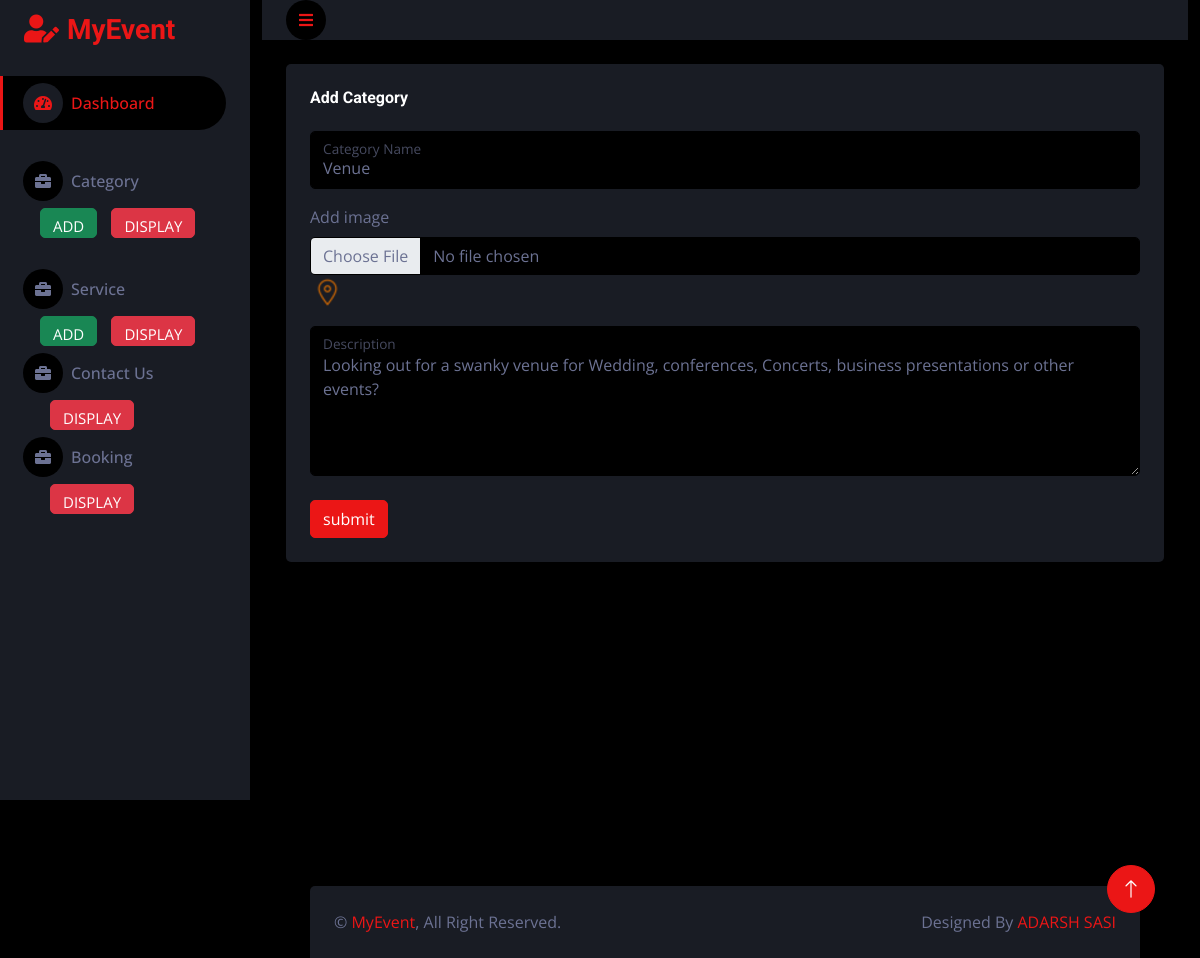
Screenshot of /adminapp/category_edit/1 with the database file from the repository.
### adminapp/models.py (models this page shows, shortened)
class Category(models.Model):
    name=models.CharField(max_length=50)
    description=models.TextField(max_length=500)
    logo=models.ImageField(upload_to="category_logo")

### adminapp/views.py (the view)
# urls.py: path('category_edit/<int:dataid>',views.category_edit,name="category_edit"),
def category_edit(req,dataid):
    data=Category.objects.get(id=dataid)
    return render(req,"categoryedit.html",{"data":data})

### adminapp/templates/categoryedit.html (shortened to what this page needs)
<!DOCTYPE html>
{% extends 'index.html' %}
{% block content %}
<html lang="en">
<head>
</head>
<body>
  <div class="row g-4">
  <div class="col-sm-12 col-xl-12">
    <div class="bg-secondary rounded h-100 p-4">
        <h6 class="mb-4">Add Category</h6>
        <form class="forms-sample" method="post" action="{% url 'category_update' dataid=data.id %}" enctype="multipart/form-data">
        <div class="form-floating mb-3">
            <input type="text" class="form-control" id="floatingInput" placeholder="Category Name" name="category_name" value="{{data.name}}">
            <label for="floatingInput">Category Name</label>
        </div>
        <div class="mb-3">
          <label for="formFile" class="form-label">Add image</label>
          <input class="form-control bg-dark" type="file" id="formFile" name="category_image">
          <img src="{{data.logo.url}}" >
        </div>
        <div class="form-floating">
            <textarea class="form-control" placeholder="Description" id="floatingTextarea" style="height: 150px;" name="category_description">{{data.description}}</textarea>
            <label for="floatingTextarea">Description</label>
        </div><br>
        <button type="submit" class="btn btn-primary">submit</button>
        </form>
    </div>
</div>
</div>
</body>
</html>
{% endblock %}

### adminapp/static/css/style.css (style rules this page uses)
:root { --primary: #EB1616; --secondary: #191C24; --light: #6C7293; --dark: #000000; }
.btn { transition: .5s; }

### rows the page displays
Category: category_name "Venue", logo (picture), category_description "Looking out for a swanky venue for Wedding, conferences, Concerts, business presentations or other events?"
